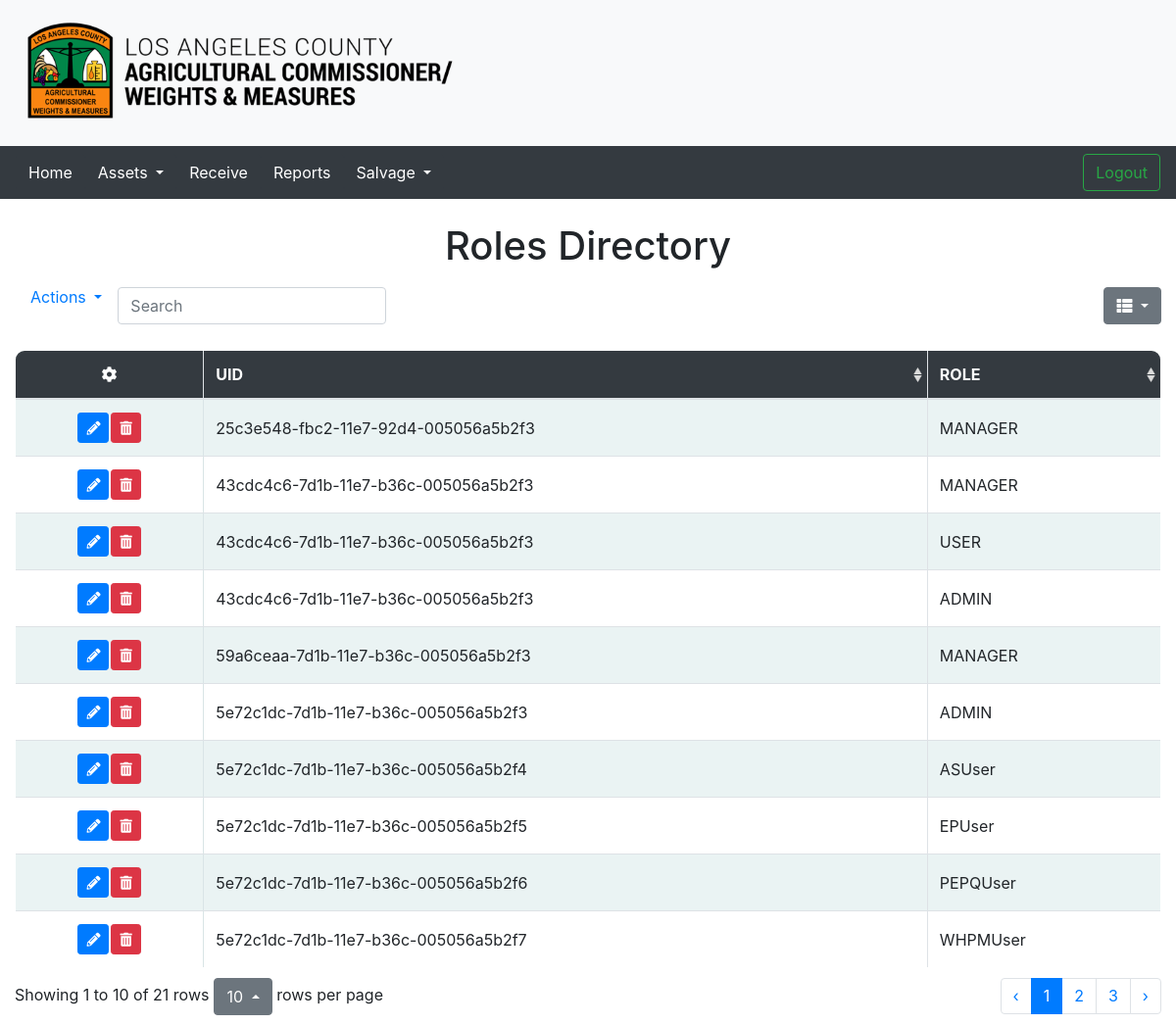
The app's page /admin.php (signed in) with its own data.
### tables this page shows
CREATE TABLE `roles` (
  `UID` varchar(256) DEFAULT NULL,
  `ROLE` varchar(128) DEFAULT NULL
);

### admin.php (the view, shortened to what this page needs)
<?php
include 'header.php';
if (!isset($_SESSION['username']))
{
    header("Location: login.php");
    exit();
}
else if((count($_SESSION['userRoles']) == 1 && in_array("MANAGER", $_SESSION["userRoles"]))) {
  echo '<h1 style="text-align: center">Sorry, you do not have permission to view this page.</h1></body></html>';
}
else {
  $conn = OpenCon();
  $sql = "SELECT * FROM ROLES ORDER BY UID";
echo '<br><center><h1>Roles Directory</h1></center>';
echo '
<div class="col-md-12">
 <div id="alert" class="alert alert-info text-center" style="margin-top:20px; display:none;">
              <button class="close"><span aria-hidden="true">&times;</span></button>
                <span id="alert_message"></span>
        </div>
  <div class="columns columns-right btn-group float-left">
    <a class="nav-link dropdown-toggle" href="#" id="navbarDropdown" role="button" data-toggle="dropdown" aria-haspopup="true" aria-expanded="false">
      Actions
    </a>
  <div class="dropdown-menu" aria-labelledby="navbarDropdown">
    <a id="addnew" class="dropdown-item btn btn-success">Add Role</a>
    <a class="dropdown-item" href="#">Export</a>
    <a class="dropdown-item" href="#">Other</a>
  </div>
  </div>
      <table class="responstable" data-toggle="table" data-search="true" data-pagination="true" data-search-align="left" data-show-columns="true">
        <thead>
          <tr>
            <th><em class="fa fa-cog"></em></th>
            <th data-sortable="true">UID</th>
            <th data-sortable="true">ROLE</th>
          </tr>
        </thead>
      <tbody>';
        if ($result = $conn->query($sql))
        {
          if ($result->rowCount() > 0)
        {
        while ($row = $result->fetch())
        {
         echo'<tr align="center">
            <td>
              <div class="btn-group" role="group">
                <a class="edit-btn">
                <button class="btn btn-primary btn-sm edit" data-id="'.$row["UID"].",".$row["ROLE"].'">
                  <em class="fas fa-pencil-alt"></em></button>
                </a>
                <a class="delete-btn">
                  <button class="btn btn-danger btn-sm delete" data-id="'.$row["UID"].",".$row["ROLE"].'">
                  <em class="fas fa-trash-alt""></em></button>
                </a>
              </div>
            </td>';
echo        "<td>" . $row['UID'] . "</td>";
echo        "<td>" . $row['ROLE'] . "</td>";
echo      "</tr>";
        }
        }
        else
        {
          echo " No results to display!";
        }
        }
        else
        {
          echo "Error: " . $conn->error;
        }
        echo '</div>';
?>
</body>
</html>
<?php } ?>

### header.php (shortened to what this page needs)
<?php
	if (!(isset($_SESSION['username'])))
    {
		header("Location: login.php");
        exit();
	}
	else {
?>
<!DOCTYPE html>
<html>
<head>
	<link rel="stylesheet" type="text/css" href="bootstrap.css" />
	<link rel="stylesheet" href="https://maxcdn.bootstrapcdn.com/bootstrap/4.3.1/css/bootstrap.min.css">
    <link rel="stylesheet" href="https://cdnjs.cloudflare.com/ajax/libs/font-awesome/4.7.0/css/font-awesome.min.css">
    <link rel="stylesheet" href="https://use.fontawesome.com/releases/v5.6.3/css/all.css">
    <link rel="stylesheet" type="text/css" href="bootstrap-table.css" />
    <link rel="stylesheet" type="text/css" href="style.css">
</head>
<body>
	<nav class="navbar navbar-expand-lg navbar-light bg-light justify-content-between">
		<a class="navbar-brand"><img src="acwm_logo.png"></a>
	</nav>
	<nav class="navbar navbar-expand-lg navbar-dark bg-dark">
		<div class="collapse navbar-collapse" id="navbarColor01">
			<ul class="nav navbar-nav ml-auto w-100 justify-content-left">
				<li class="nav-item active">
					<a class="btn btn-dark" href="home.php" role="button">Home</a>
				</li>
				<li class="nav-item">
					<div class="dropdown">
						<button class="btn btn-dark dropdown-toggle" type="button" id="dropdownMenuButton" data-toggle="dropdown" aria-haspopup="true" aria-expanded="false">
							Assets
						</button>
					</div>
				</li>
				<li class="nav-item active">
					<a class="btn btn-dark" href="receive.php" role="button">Receive</a>
				</li>
				<li class="nav-item active">
					<a class="btn btn-dark" href="reports.php" role="button">Reports</a>
				</li>
				<li class="nav-item">
					<div class="dropdown">
						<button class="btn btn-dark dropdown-toggle" type="button" id="dropdownMenuButton" data-toggle="dropdown" aria-haspopup="true" aria-expanded="false">
							Salvage
						</button>
					</div>
				</li>
			</ul>
			<ul class="nav navbar-nav ml-auto w-100 justify-content-end">
				<?php if(isset($_SESSION['username'])) { ?>
				<li class="nav-item active">
					<a href="logout.php" class="btn btn-outline-success float-right" role="button">Logout</a>
				</li>
				<?php } ?>
			</ul>
		</div>
	</nav>
				<?php } ?>

### records on screen
roles: UID "25c3e548-fbc2-11e7-92d4-005056a5b2f3", ROLE "MANAGER"
roles: UID "43cdc4c6-7d1b-11e7-b36c-005056a5b2f3", ROLE "MANAGER"
roles: UID "43cdc4c6-7d1b-11e7-b36c-005056a5b2f3", ROLE "USER"
roles: UID "43cdc4c6-7d1b-11e7-b36c-005056a5b2f3", ROLE "ADMIN"
roles: UID "59a6ceaa-7d1b-11e7-b36c-005056a5b2f3", ROLE "MANAGER"
roles: UID "5e72c1dc-7d1b-11e7-b36c-005056a5b2f3", ROLE "ADMIN"
roles: UID "5e72c1dc-7d1b-11e7-b36c-005056a5b2f4", ROLE "ASUser"
roles: UID "5e72c1dc-7d1b-11e7-b36c-005056a5b2f5", ROLE "EPUser"
roles: UID "5e72c1dc-7d1b-11e7-b36c-005056a5b2f6", ROLE "PEPQUser"
roles: UID "5e72c1dc-7d1b-11e7-b36c-005056a5b2f7", ROLE "WHPMUser"
